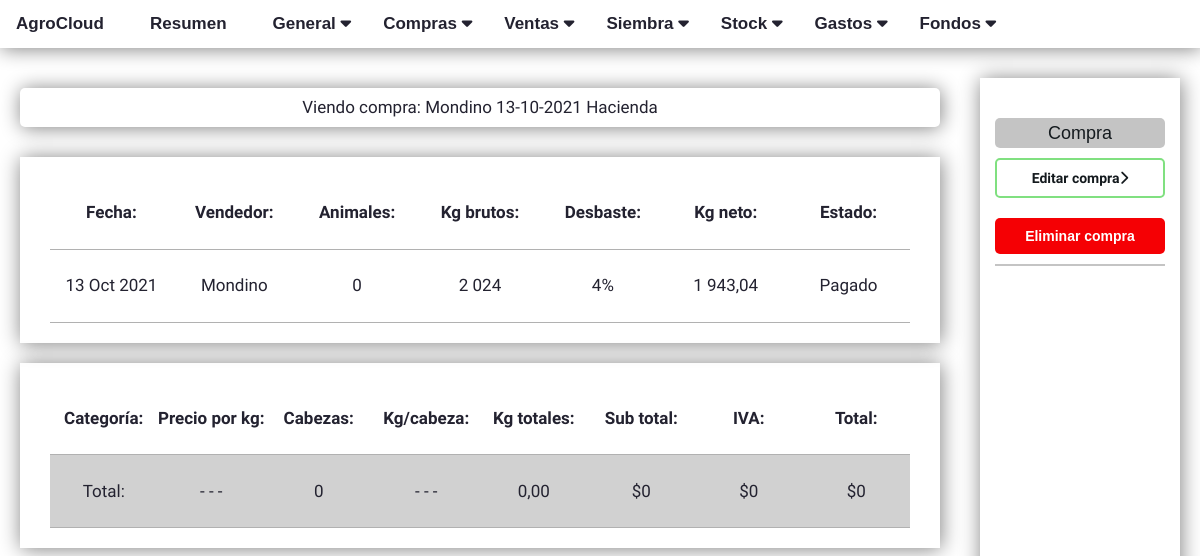
The page /purchases/6/ (signed in) on the database its author committed.
### purchases/models.py (models this page shows, shortened)
class Purchases(models.Model):
    STATUS_CHOICES = (
        ('pagado','Pagado'),
        ('por pagar','Por pagar')
    )
    campo = models.ForeignKey(Land, on_delete=models.CASCADE)
    slug = models.SlugField(max_length=250,unique_for_date='date')
    client = models.CharField(max_length=250)
    date = models.DateTimeField(auto_now_add=True)
    brute_kg = models.IntegerField(default=0)
    desbaste = models.IntegerField(default=0)
    total_animals = models.IntegerField(default=0)
    status = models.CharField(max_length=15, choices=STATUS_CHOICES, default='por pagar')
    def __str__(self):
        return str(self.client) + ' ' + self.date.strftime("%d-%m-%Y") + ' Hacienda'
    def get_update_url(self):
        return reverse_lazy('purchases:purchase_update', args=[self.id])
    def calculate_total(self):
        animals = self.animal_set.all()
        kg_neto =  self.brute_kg - (self.brute_kg * (self.desbaste/100))
        try:
            kg_cabeza = kg_neto / self.total_animals
        except ZeroDivisionError:
            kg_cabeza = 0
        kg_totales=[]
        for animal in animals:
            kg_totales.append(animal.cantidad * kg_cabeza)
        animal_precio_kg =list(map(int,animals.values_list('precio_por_kg', flat=True)))
        sub_totals= [a * b for a, b in zip(animal_precio_kg, kg_totales)]
        animal_ivas = list(map(int,animals.values_list('iva', flat=True)))
        animal_totals = [a + b for a, b in zip(animal_ivas, sub_totals)]
        purchase_total = sum(animal_totals)
        return purchase_total
    def calculate_amount_to_pay(self):
        payments = self.payments
        self_checks = self.self_checks
        self_checks = [check for check in self_checks if check.estado != 'anulado']
        endorsed_checks = self.endorsed_checks
        check_payed = sum([int(check.monto) for check in self_checks ])
        payments_payed = sum(list(map(int,payments.values_list('monto', flat=True))))
        endorsed_payed = sum(list(map(int,endorsed_checks.values_list('monto', flat=True))))
        total_payed = check_payed + payments_payed + endorsed_payed
        amount_to_pay = self.calculate_total() - total_payed
        return amount_to_pay
    def change_status(self,val):
        STATUS_CHOICES = (
                ('pagado','Pagado'),
                ('por pagar','Por pagar')
        )
        status_dict = dict(STATUS_CHOICES)
        self.status = status_dict[val][:]
        self.save(update_fields=['status'])
    def save(self, *args, **kwargs):
        self.slug = unique_slug_generator(self, self.client, self.slug)
        super(Purchases, self).save(*args,**kwargs)
    class Meta:
        ordering = ('-date',)
    @property
    def payments(self):
        instance = self
        qs = Payments.objects.filter_by_instance(instance)
        return qs
    @property
    def self_checks(self):
        instance = self
        qs = SelfChecks.objects.filter_by_instance(instance)
        return qs
    @property
    def endorsed_checks(self):
        instance = self
        qs = EndorsedChecks.objects.filter_by_instance(instance)
        return qs
    @property
    def get_content_type(self):
        instace = self
        content_type = ContentType.objects.get_for_model(instace.__class__)
        return content_type

### purchases/views.py (the view, shortened to what this page needs)
# urls.py: path('<int:id>/', views.purchase_detail, name='purchase_detail'),
@login_required
def purchase_detail(request, id):
    purchase = get_object_or_404(Purchases, id=id)
    kg_neto =  purchase.brute_kg - (purchase.brute_kg * (purchase.desbaste/100))
    try:
        kg_cabeza = kg_neto / purchase.total_animals
    except ZeroDivisionError:
        kg_cabeza = 0
    animals = purchase.animal_set.all()
    kg_totales=[]
    for animal in animals:
        kg_totales.append(animal.cantidad * kg_cabeza)
    animal_cabezas = list(map(int,animals.values_list('cantidad', flat=True)))
    animal_precio_kg =list(map(int,animals.values_list('precio_por_kg', flat=True)))
    sub_totals= [a * b for a, b in zip(animal_precio_kg, kg_totales)]
    animal_ivas = list(map(int,animals.values_list('iva', flat=True)))
    animal_totals = [a + b for a, b in zip(animal_ivas, sub_totals)]
    total_sub_totals = sum(sub_totals)
    total_cabezas = sum(animal_cabezas)
    total_ivas = sum(animal_ivas)
    purchase_total = sum(animal_totals)
    total_kg_total = sum(kg_totales)
    payments = purchase.payments
    self_checks = purchase.self_checks
    self_checks = [check for check in self_checks if check.estado != 'anulado']
    print(self_checks)
    endorsed_checks = purchase.endorsed_checks
    third_p_checks = ThirdPartyChecks.objects.filter(estado='a depositar')
    if purchase.calculate_amount_to_pay() <= 0:
        purchase.change_status('pagado')
        purchase.save()
    initial_payment_data = {
        'content_type': purchase.get_content_type,
        'object_id': purchase.id,
    }
    payment_form = PaymentForm(request.POST or None, initial= initial_payment_data)
    self_check_form =SelfChecksForm(request.POST or None, initial=initial_payment_data)
    endorsed_checks_form = EndorsedChecksForm(request.POST or None, initial=initial_payment_data)
    purchase_zip = zip(animals,kg_totales,sub_totals,animal_ivas,animal_totals)
    money_zip = zip(payments,self_checks)
    if request.method == 'POST':
        destroy_object_form = DestroyObjectForm(data=request.POST)
        if destroy_object_form.is_valid() and request.POST.get('delete_token'):
            for check in endorsed_checks:
                check_id = check.third_p_id
                third_p_check = ThirdPartyChecks.objects.get(id=check_id)
                third_p_check.estado = 'a depositar'
                third_p_check.save()
                check.delete()
            for check in self_checks:
                check.delete()
            purchase.delete()
            return redirect('purchases:purchase_list')
    else:
        destroy_object_form = DestroyObjectForm()
    return render(request, 'purchases/purchase_detail.html',
                                    {'purchase' : purchase,
                                    'kg_neto': kg_neto,
                                    'kg_cabeza':kg_cabeza,
                                    'animal_cantidades':animal_precio_kg,
                                    'total_cabezas':total_cabezas,
                                    'total_sub_totals':total_sub_totals,
                                    'total_ivas':total_ivas,
                                    'purchase_total':purchase_total,
                                    'total_kg_total':total_kg_total,
                                    'payment_form':payment_form,
                                    'payments':payments,
                                    'self_checks':self_checks,
                                    'self_check_form':self_check_form,
                                    'purchase_zip':purchase_zip,
                                    'money_zip':money_zip,
                                    'third_p_checks':third_p_checks,
                                    'endorsed_checks_form':endorsed_checks_form,
                                    'endorsed_checks':endorsed_checks,
                                    'destroy_object_form':destroy_object_form,
                                    })

### payments/forms.py
class PaymentForm(ModelForm):
    class Meta:
        model = Payments
        fields = ['content_type', 'object_id', 'monto', 'tipo']
        widgets = {
            'content_type':forms.HiddenInput,
            'object_id': forms.HiddenInput,
        }

class SelfChecksForm(ModelForm):
    class Meta:
        model = SelfChecks
        fields = ['content_type', 'object_id', 'fecha_pago', 'banco_emision', 'numero_cheque', 'titular_cheque', 'monto' ]
        widgets = {
            'content_type':forms.HiddenInput,
            'object_id': forms.HiddenInput,
            'fecha_pago': DateInput,
        }

### account/context_processors.py (called while the page is built)
def base_data(request):
    data = {}
    if 'campaign' in request.session:
        data["campaign"] = request.session['campaign']
    elif Campaign.objects.all():
        data["campaign"] = Campaign.objects.all()[0].nombre
        request.session['campaign'] = Campaign.objects.all()[0].nombre
        request.session.modified = True
    else:
        data["campaign"] = []
        request.session['campaign'] = []
    return data

### cloudagro/utils.py (called while the page is built)
def unique_slug_generator(model_instance, title, slug_field):
    slug = slugify(title)
    model_class = model_instance.__class__
    while model_class._default_manager.filter(slug=slug).exists():
        object_pk = model_class._default_manager.latest('pk')
        object_pk = object_pk.pk + 1
        slug = f'{slug}-{object_pk}'
    return slug

### payments/models.py (called while the page is built)
    def filter_by_instance(self, instace):
        content_type = ContentType.objects.get_for_model(instace.__class__)
        obj_id = instace.id
        qs = super(PaymentManager,self).filter(content_type=content_type, object_id=obj_id)
        return qs

### purchases/templatetags/purchase_extras.py (called while the page is built)
def percentage(number):
    number = str(number) + '%'
    return number

### purchases/templates/purchases/purchase_detail.html (shortened to what this page needs)
{% extends "base.html" %}
{% load purchase_extras %}
{% load humanize %}
{% block content %}
<div class="info-container">
    <h1 id="list-title">Viendo compra: {{purchase}}</h1>
    <div id="wrapper">
        <div class="title-movement-card">
            <div id="card-row-1">
                <h2 id="title-client-tag">Fecha:</h2>
                <h2 id="title-client-tag">Vendedor:</h2>
                <h2 id="title-client-tag">Animales:</h2>
                <h2 id="title-client-tag">Kg brutos:</h2>
                <h2 id="title-client-tag">Desbaste:</h2>
                <h2 id="title-client-tag">Kg neto:</h2>
                <h2 id="title-client-tag">Estado:</h2>
            </div>
        </div>
        <div class="title-movement-card">
            <div id="card-row-1">
                <h2 id="client-tag">{{ purchase.date | date:"d M Y"}}</h2>
                <h2 id="client-tag">{{ purchase.client | capfirst }}</h2>
                <h2 id="client-tag">{{ purchase.total_animals }}</h2>
                <h2 id="client-tag">{{ purchase.brute_kg }}</h2>
                <h2 id="client-tag">{{ purchase.desbaste | percentage}}</h2>
                <h2 id="client-tag">{{ kg_neto }}</h2>
                {% if purchase.status == 'por pagar' %}
                <h2 id="client-tag">{{ purchase.status | capfirst }}</h2>
                {% else %}
                <h2 id="client-tag">{{ purchase.status | capfirst }}</h2>
                {% endif %}
            </div>
        </div>
    </div>
    <div id="wrapper">
        <div class="title-movement-card">
            <div id="card-row-1">
                <h2 id="title-client-tag">Categoría:</h2>
                <h2 id="title-client-tag">Precio por kg:</h2>
                <h2 id="title-client-tag">Cabezas:</h2>
                <h2 id="title-client-tag">Kg/cabeza:</h2>
                <h2 id="title-client-tag">Kg totales:</h2>
                <h2 id="title-client-tag">Sub total:</h2>
                <h2 id="title-client-tag">IVA:</h2>
                <h2 id="title-client-tag">Total:</h2>
            </div>
        </div>
        <div class="title-movement-card">
            <div id="total-card-row">
                <h2 id="client-tag">Total: </h2>
                <h2 id="client-tag">- - -</h2>
                <h2 id="client-tag">{{ total_cabezas }}</h2>
                <h2 id="client-tag">- - -</h2>
                <h2 id="client-tag">{{total_kg_total | floatformat:2 }}</h2>
                <h2 id="client-tag">${{ total_sub_totals | intcomma }}</h2>
                <h2 id="client-tag">${{ total_ivas | intcomma}}</h2>
                <h2 id="client-tag">${{ purchase_total | intcomma}}</h2>
            </div>
        </div>
    </div>
</div>
<div class="actions-sidebar">
    <div id="actions">
        <div id="action">
            <div id="action-section">
                Compra
            </div>
            <a href="{{purchase.get_update_url}}">
                <h1 id="edit-btn">Editar compra<i class="fa-solid fa-chevron-right"></i></h1>
            </a>
            <form method="post" id="delete-form" action="">
                <input type="button" id="delete-btn" value="Eliminar compra">
            </form>
        </div>
    </div>
</div>
{% endblock %}

### account/static/css/base.css (style rules this page uses)
* { box-sizing: border-box; }
:root { --main-color: #141a1e; --main-lighter-color: #64646400; --accent-color: #f9e9ec; --blue-accent-color: #0080ff; --red-accent-color: #f50004; --green-acent-color: #04c404; --orange-accent-color: #ff964f; }
html { height: 100%; width: 100%; }
body { margin: 0; padding: 0; height: 100%; width: 100%; font-family: helvetica, sans-serif; overflow-x: hidden; overflow-y: scroll; }
a { color: #fff; text-decoration: none; }
h1, h2, h3, h4, h5, h6 { font-family: "Muli", sans-serif; font-weight: normal; }
#delete-btn { font-size: 14px; width: 100%; color: #fff; padding: 10px 20px; font-weight: bolder; border-radius: 5px; border: none; transition: all 0.3s; background-color: #f50004; margin: 10px 0; }
#edit-btn { font-size: 14px; width: 100%; color: #fff; padding: 10px 20px; font-weight: bolder; border-radius: 5px; border: none; transition: all 0.3s; margin: 10px 0; text-align: center; color: #141a1e; border: 2px solid #80E080; }
.info-container { width: 80%; padding: 0 20px; padding-bottom: 50px; }
.actions-sidebar { width: 20%; padding: 0 20px; height: fit-content; min-height: 100vh; margin-top: 20px; }
#actions { width: 100%; height: fit-content; min-height: 100vh; padding: 20px 15px; box-shadow: 1px 1px 20px gray; }
#action-section { font-size: 18px; width: 100%; background-color: #c4c4c4; color: var(--main-color); text-align: center; padding: 5px; border-radius: 5px; font-weight: 500; }
#action { width: 100%; height: fit-content; border-bottom: 2px solid #c4c4c4; padding-top: 20px; }
#list-title { text-align: center; font-size: 17px; margin: 30px 0; background-color: #fff; color: #232230; padding: 10px; box-shadow: 1px 1px 20px gray; border-radius: 5px; }
.title-movement-card { padding: 0 30px; height: fit-content; background-color: transparent; font-size: 0.8vw; color: #232230; }
#title-client-tag { width: 20%; font-size: 17px; font-weight: bolder; text-align: center; padding: 5px 0; }
#client-tag { font-size: 17px; width: 20%; text-align: center; padding: 5px 0; }
#card-row-1 { display: flex; justify-content: space-around; align-items: center; text-align: left; width: 100%; padding: 7px 0; border-bottom: 1px solid rgb(177, 177, 177); }
#total-card-row { display: flex; justify-content: space-around; align-items: center; text-align: left; width: 100%; border-bottom: 1px solid rgb(177, 177, 177); background-color: #c4c4c4c4; padding: 7px 0; }
#wrapper { width: 100%; height: fit-content; margin: 20px 0px; box-shadow: 1px 1px 20px gray; padding: 20px 0; }
#delete-form { width: 100%; }

### rows shown on the page
Purchases: client+date "Mondino 13-10-2021 Hacienda", date "13 Oct 2021", client "Mondino", total_animals "0", brute_kg "2 024", desbaste|percentage "4%", status "Pagado"

### other values the page prints
{{ kg_neto }} "1 943,04"
{{ total_cabezas }} "0"
{{ total_kg_total | floatformat:2 }} "0,00"
{{ total_sub_totals | intcomma }} "0"
{{ total_ivas | intcomma }} "0"
{{ purchase_total | intcomma }} "0"
